Frame 1 (no input): blank canvas, image omitted
Frame 60 (the mouse pressed at the canvas centre just before this capture): blank canvas, image omitted
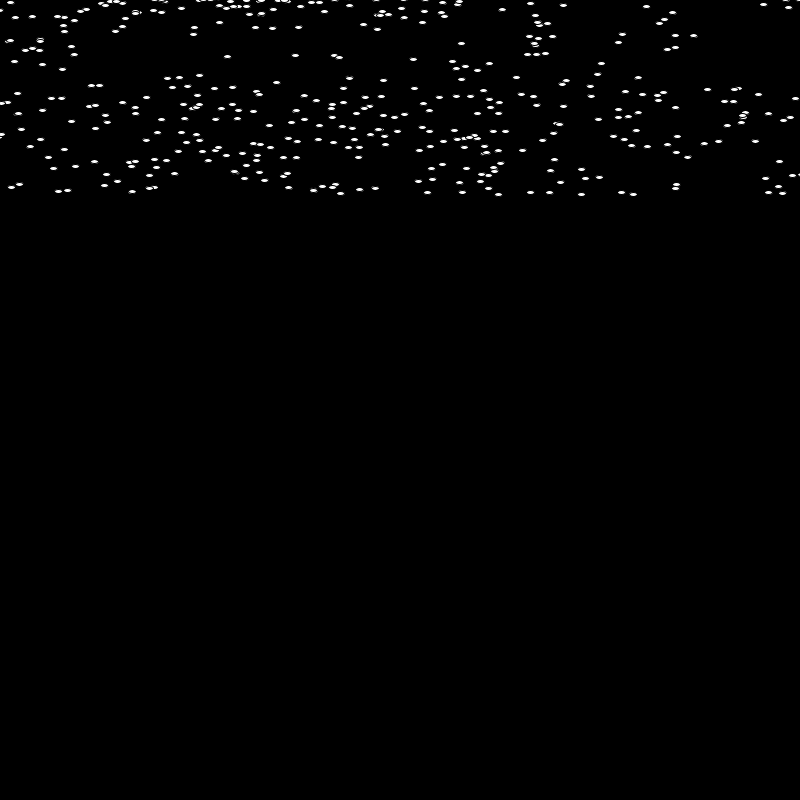
Frame 120 (the mouse held since frame 60 and released just before this capture)

The Processing sketch whose frames 1 and 60 were blank and that drew this single picture after the mouse press (run headless with seeded random() and noise(); from frame 60 on, the mouse is pressed at the canvas centre):

// Processing sketch: processing_94412
// ── processing_94412.pde

ArrayList<Particle> particles;

int x = 1000;
float y = 0.01;

void setup() {
  size(800,800);
  particles = new ArrayList<Particle>();
}

void draw() {
  background(0);
  //[offset-down] A new Particle object is added to the ArrayList every cycle through draw().
  particles.add(new Particle(new PVector(width/5,0)));
  particles.add(new Particle(new PVector(width/4,0)));
  particles.add(new Particle(new PVector(width/3,0)));
  particles.add(new Particle(new PVector(width/2,0)));
  particles.add(new Particle(new PVector(width/1,0)));

  for (int i = 0; i < particles.size(); i++) {
    Particle p = particles.get(i);
    p.run();
    if (p.isDead()) {
      particles.remove(i);
    }
  }
  
// fill(255);
 // rect(0, x, 800, y);
  //x--;
  //y++;
}
 
class Particle {
  PVector location;
  PVector velocity;
  PVector acceleration;
  float lifespan;

  Particle(PVector l) {
    //[offset-up] For demonstration purposes we assign the Particle an initial velocity and constant acceleration.
    acceleration = new PVector(0,0.05);
    velocity = new PVector(random(-10,10),random(-2,0));
    location = l.get();
    lifespan = 500.0;
  }

  // Sometimes it’s convenient to have a “run”
  // function that calls all the other functions we need.
  void run() {
    update();
    display();
  }
  
  void applyAttraction(PVector targetPos, float s){
    
   PVector d = PVector.sub(targetPos, location);
   PVector f = PVector.mult(d,s);
  
   acceleration = f; 
  }

  void update() {
    
    float strength = 0.0003;
    applyAttraction(new PVector(mouseX, mouseY), strength);
    
    velocity.add(acceleration);
    location.add(velocity);
    lifespan -= 2.0;
  }

  void display() {
    stroke(0,lifespan);
    fill(255,lifespan);
    ellipse(location.x,location.y,8,4);
  }

  // Is the Particle alive or dead?
  boolean isDead() {
    if (lifespan < 0.0) {
      return true;
    } else {
      return false;
    }
  }
}
